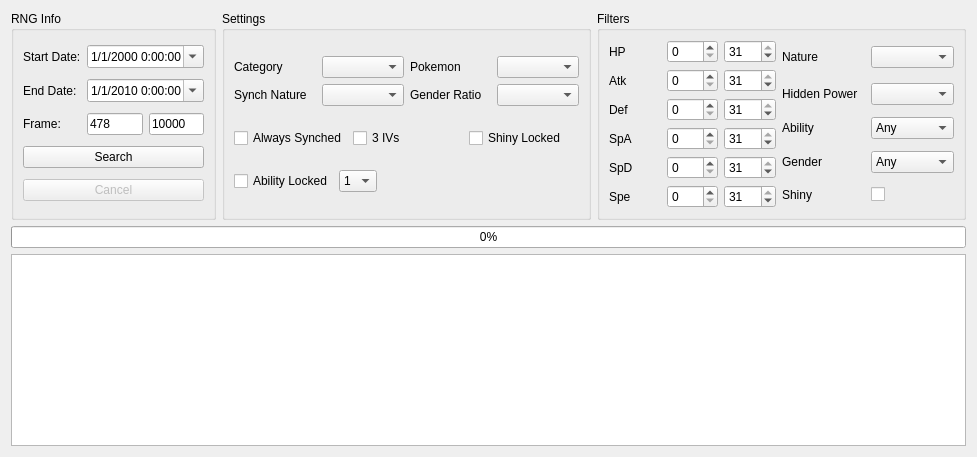
      <widget class="QWidget" name="tabStationary">
       <attribute name="title">
        <string>Stationary</string>
       </attribute>
       <layout class="QGridLayout" name="gridLayout_5">
        <item row="2" column="0" colspan="3">
         <widget class="QTableView" name="tableViewStationary">
          <property name="sizePolicy">
           <sizepolicy hsizetype="Expanding" vsizetype="Expanding">
            <horstretch>0</horstretch>
            <verstretch>1</verstretch>
           </sizepolicy>
          </property>
          <attribute name="horizontalHeaderDefaultSectionSize">
           <number>60</number>
          </attribute>
         </widget>
        </item>
        <item row="0" column="0">
         <widget class="QGroupBox" name="groupBoxStationaryRNGInfo">
          <property name="sizePolicy">
           <sizepolicy hsizetype="Preferred" vsizetype="Preferred">
            <horstretch>1</horstretch>
            <verstretch>1</verstretch>
           </sizepolicy>
          </property>
          <property name="title">
           <string>RNG Info</string>
          </property>
          <layout class="QGridLayout" name="gridLayout_8">
           <item row="0" column="0">
            <widget class="QLabel" name="labelStationaryStartDate">
             <property name="text">
              <string>Start Date:</string>
             </property>
            </widget>
           </item>
           <item row="1" column="0">
            <widget class="QLabel" name="labelStationaryEndDate">
             <property name="text">
              <string>End Date:</string>
             </property>
            </widget>
           </item>
           <item row="2" column="0">
            <widget class="QLabel" name="labelStationaryFrame">
             <property name="text">
              <string>Frame:</string>
             </property>
            </widget>
           </item>
           <item row="1" column="1" colspan="4">
            <widget class="QDateTimeEdit" name="dateTimeEditStationaryEndDate">
             <property name="dateTime">
              <datetime>
               <hour>0</hour>
               <minute>0</minute>
               <second>0</second>
               <year>2010</year>
               <month>1</month>
               <day>1</day>
              </datetime>
             </property>
             <property name="date">
              <date>
               <year>2010</year>
               <month>1</month>
               <day>1</day>
              </date>
             </property>
             <property name="time">
              <time>
               <hour>0</hour>
               <minute>0</minute>
               <second>0</second>
              </time>
             </property>
             <property name="maximumDateTime">
              <datetime>
               <hour>0</hour>
               <minute>0</minute>
               <second>0</second>
               <year>2100</year>
               <month>1</month>
               <day>1</day>
              </datetime>
             </property>
             <property name="minimumDateTime">
              <datetime>
               <hour>0</hour>
               <minute>0</minute>
               <second>0</second>
               <year>2000</year>
               <month>1</month>
               <day>1</day>
              </datetime>
             </property>
             <property name="maximumDate">
              <date>
               <year>2100</year>
               <month>1</month>
               <day>1</day>
              </date>
             </property>
             <property name="minimumDate">
              <date>
               <year>2000</year>
               <month>1</month>
               <day>1</day>
              </date>
             </property>
             <property name="maximumTime">
              <time>
               <hour>0</hour>
               <minute>0</minute>
               <second>0</second>
              </time>
             </property>
             <property name="minimumTime">
              <time>
               <hour>0</hour>
               <minute>0</minute>
               <second>0</second>
              </time>
             </property>
             <property name="displayFormat">
              <string>M/d/yyyy H:mm:ss</string>
             </property>
             <property name="calendarPopup">
              <bool>true</bool>
             </property>
             <property name="timeSpec">
              <enum>Qt::LocalTime</enum>
             </property>
            </widget>
           </item>
           <item row="2" column="1" colspan="2">
            <widget class="QLineEdit" name="lineEditStationaryStartFrame">
             <property name="text">
              <string notr="true">478</string>
             </property>
            </widget>
           </item>
           <item row="0" column="1" colspan="4">
            <widget class="QDateTimeEdit" name="dateTimeEditStationaryStartDate">
             <property name="dateTime">
              <datetime>
               <hour>0</hour>
               <minute>0</minute>
               <second>0</second>
               <year>2000</year>
               <month>1</month>
               <day>1</day>
              </datetime>
             </property>
             <property name="time">
              <time>
               <hour>0</hour>
               <minute>0</minute>
               <second>0</second>
              </time>
             </property>
             <property name="maximumDateTime">
              <datetime>
               <hour>0</hour>
               <minute>0</minute>
               <second>0</second>
               <year>2100</year>
               <month>1</month>
               <day>1</day>
              </datetime>
             </property>
             <property name="minimumDateTime">
              <datetime>
               <hour>0</hour>
               <minute>0</minute>
               <second>0</second>
               <year>2000</year>
               <month>1</month>
               <day>1</day>
              </datetime>
             </property>
             <property name="maximumDate">
              <date>
               <year>2100</year>
               <month>1</month>
               <day>1</day>
              </date>
             </property>
             <property name="minimumDate">
              <date>
               <year>2000</year>
               <month>1</month>
               <day>1</day>
              </date>
             </property>
             <property name="maximumTime">
              <time>
               <hour>0</hour>
               <minute>0</minute>
               <second>0</second>
              </time>
             </property>
             <property name="minimumTime">
              <time>
               <hour>0</hour>
               <minute>0</minute>
               <second>0</second>
              </time>
             </property>
             <property name="displayFormat">
              <string>M/d/yyyy H:mm:ss</string>
             </property>
             <property name="calendarPopup">
              <bool>true</bool>
             </property>
             <property name="timeSpec">
              <enum>Qt::LocalTime</enum>
             </property>
            </widget>
           </item>
           <item row="3" column="0" colspan="5">
            <widget class="QPushButton" name="pushButtonStationarySearch">
             <property name="text">
              <string>Search</string>
             </property>
            </widget>
           </item>
           <item row="2" column="3" colspan="2">
            <widget class="QLineEdit" name="lineEditStationaryEndFrame">
             <property name="text">
              <string notr="true">10000</string>
             </property>
            </widget>
           </item>
           <item row="4" column="0" colspan="5">
            <widget class="QPushButton" name="pushButtonStationaryCancel">
             <property name="enabled">
              <bool>false</bool>
             </property>
             <property name="text">
              <string>Cancel</string>
             </property>
            </widget>
           </item>
          </layout>
         </widget>
        </item>
        <item row="0" column="2">
         <widget class="QGroupBox" name="groupBoxStationaryFilter">
          <property name="sizePolicy">
           <sizepolicy hsizetype="Preferred" vsizetype="Preferred">
            <horstretch>2</horstretch>
            <verstretch>1</verstretch>
           </sizepolicy>
          </property>
          <property name="title">
           <string>Filters</string>
          </property>
          <layout class="QGridLayout" name="gridLayout_11">
           <item row="0" column="2">
            <widget class="QLabel" name="labelStationaryNature">
             <property name="frameShape">
              <enum>QFrame::NoFrame</enum>
             </property>
             <property name="text">
              <string>Nature</string>
             </property>
            </widget>
           </item>
           <item row="0" column="3">
            <widget class="QComboBox" name="comboBoxStationaryNature"/>
           </item>
           <item row="1" column="2">
            <widget class="QLabel" name="labelStationaryHiddenPower">
             <property name="text">
              <string>Hidden Power</string>
             </property>
            </widget>
           </item>
           <item row="1" column="3">
            <widget class="QComboBox" name="comboBoxStationaryHiddenPower"/>
           </item>
           <item row="2" column="2">
            <widget class="QLabel" name="labelStationaryAbility">
             <property name="text">
              <string>Ability</string>
             </property>
            </widget>
           </item>
           <item row="2" column="3">
            <widget class="QComboBox" name="comboBoxStationaryAbility">
             <item>
              <property name="text">
               <string>Any</string>
              </property>
             </item>
             <item>
              <property name="text">
               <string notr="true">1</string>
              </property>
             </item>
             <item>
              <property name="text">
               <string notr="true">2</string>
              </property>
             </item>
             <item>
              <property name="text">
               <string notr="true">H</string>
              </property>
             </item>
            </widget>
           </item>
           <item row="3" column="2">
            <widget class="QLabel" name="labelStationaryGender">
             <property name="text">
              <string>Gender</string>
             </property>
            </widget>
           </item>
           <item row="3" column="3">
            <widget class="QComboBox" name="comboBoxStationaryGender">
             <item>
              <property name="text">
               <string>Any</string>
              </property>
             </item>
             <item>
              <property name="text">
               <string notr="true">♂</string>
              </property>
             </item>
             <item>
              <property name="text">
               <string notr="true">♀</string>
              </property>
             </item>
            </widget>
           </item>
           <item row="4" column="2">
            <widget class="QLabel" name="labelStationaryShiny">
             <property name="text">
              <string>Shiny</string>
             </property>
            </widget>
           </item>
           <item row="4" column="3">
            <widget class="QCheckBox" name="checkBoxStationaryShiny">
             <property name="text">
              <string/>
             </property>
            </widget>
           </item>
           <item row="0" column="0" rowspan="5" colspan="2">
            <layout class="QGridLayout" name="gridLayout_10">
             <item row="0" column="2">
              <widget class="QSpinBox" name="spinBoxStationaryMaxHP">
               <property name="maximum">
                <number>31</number>
               </property>
               <property name="value">
                <number>31</number>
               </property>
              </widget>
             </item>
             <item row="4" column="0">
              <widget class="QLabel" name="labelStationarySpD">
               <property name="text">
                <string>SpD</string>
               </property>
              </widget>
             </item>
             <item row="5" column="2">
              <widget class="QSpinBox" name="spinBoxStationaryMaxSpe">
               <property name="maximum">
                <number>31</number>
               </property>
               <property name="value">
                <number>31</number>
               </property>
              </widget>
             </item>
             <item row="1" column="2">
              <widget class="QSpinBox" name="spinBoxStationaryMaxAtk">
               <property name="maximum">
                <number>31</number>
               </property>
               <property name="value">
                <number>31</number>
               </property>
              </widget>
             </item>
             <item row="2" column="1">
              <widget class="QSpinBox" name="spinBoxStationaryMinDef">
               <property name="maximum">
                <number>31</number>
               </property>
              </widget>
             </item>
             <item row="3" column="2">
              <widget class="QSpinBox" name="spinBoxStationaryMaxSpA">
               <property name="maximum">
                <number>31</number>
               </property>
               <property name="value">
                <number>31</number>
               </property>
              </widget>
             </item>
             <item row="0" column="0">
              <widget class="QLabel" name="labelStationaryHP">
               <property name="text">
                <string>HP</string>
               </property>
              </widget>
             </item>
             <item row="4" column="1">
              <widget class="QSpinBox" name="spinBoxStationaryMinSpD">
               <property name="maximum">
                <number>31</number>
               </property>
              </widget>
             </item>
             <item row="0" column="1">
              <widget class="QSpinBox" name="spinBoxStationaryMinHP">
               <property name="maximum">
                <number>31</number>
               </property>
              </widget>
             </item>
             <item row="1" column="0">
              <widget class="QLabel" name="labelStationaryAtk">
               <property name="text">
                <string>Atk</string>
               </property>
              </widget>
             </item>
             <item row="1" column="1">
              <widget class="QSpinBox" name="spinBoxStationaryMinAtk">
               <property name="maximum">
                <number>31</number>
               </property>
              </widget>
             </item>
             <item row="2" column="0">
              <widget class="QLabel" name="labelStationaryDef">
               <property name="text">
                <string>Def</string>
               </property>
              </widget>
             </item>
             <item row="2" column="2">
              <widget class="QSpinBox" name="spinBoxStationaryMaxDef">
               <property name="maximum">
                <number>31</number>
               </property>
               <property name="value">
                <number>31</number>
               </property>
              </widget>
             </item>
             <item row="5" column="1">
              <widget class="QSpinBox" name="spinBoxStationaryMinSpe">
               <property name="maximum">
                <number>31</number>
               </property>
              </widget>
             </item>
             <item row="5" column="0">
              <widget class="QLabel" name="labelStationarySpe">
               <property name="text">
                <string>Spe</string>
               </property>
              </widget>
             </item>
             <item row="4" column="2">
              <widget class="QSpinBox" name="spinBoxStationaryMaxSpD">
               <property name="maximum">
                <number>31</number>
               </property>
               <property name="value">
                <number>31</number>
               </property>
              </widget>
             </item>
             <item row="3" column="0">
              <widget class="QLabel" name="labelStationarySpA">
               <property name="text">
                <string>SpA</string>
               </property>
              </widget>
             </item>
             <item row="3" column="1">
              <widget class="QSpinBox" name="spinBoxStationaryMinSpA">
               <property name="maximum">
                <number>31</number>
               </property>
              </widget>
             </item>
            </layout>
           </item>
          </layout>
         </widget>
        </item>
        <item row="1" column="0" colspan="3">
         <widget class="QProgressBar" name="progressBarStationary">
          <property name="value">
           <number>0</number>
          </property>
         </widget>
        </item>
        <item row="0" column="1">
         <widget class="QGroupBox" name="groupBoxStationarySettings">
          <property name="sizePolicy">
           <sizepolicy hsizetype="Preferred" vsizetype="Preferred">
            <horstretch>2</horstretch>
            <verstretch>1</verstretch>
           </sizepolicy>
          </property>
          <property name="title">
           <string>Settings</string>
          </property>
          <layout class="QGridLayout" name="gridLayout_14">
           <item row="2" column="1">
            <widget class="QComboBox" name="comboBoxStationaryAbilityLock">
             <item>
              <property name="text">
               <string notr="true">1</string>
              </property>
             </item>
             <item>
              <property name="text">
               <string notr="true">2</string>
              </property>
             </item>
             <item>
              <property name="text">
               <string notr="true">H</string>
              </property>
             </item>
            </widget>
           </item>
           <item row="2" column="0">
            <widget class="QCheckBox" name="checkBoxStationaryAbilityLock">
             <property name="text">
              <string>Ability Locked</string>
             </property>
            </widget>
           </item>
           <item row="2" column="2">
            <spacer name="horizontalSpacer">
             <property name="orientation">
              <enum>Qt::Horizontal</enum>
             </property>
             <property name="sizeHint" stdset="0">
              <size>
               <width>40</width>
               <height>20</height>
              </size>
             </property>
            </spacer>
           </item>
           <item row="1" column="0" colspan="3">
            <layout class="QGridLayout" name="gridLayout_13">
             <item row="0" column="0">
              <widget class="QCheckBox" name="checkBoxStationaryAlwaysSynch">
               <property name="text">
                <string>Always Synched</string>
               </property>
              </widget>
             </item>
             <item row="0" column="1">
              <widget class="QCheckBox" name="checkBoxStationary3IVs">
               <property name="text">
                <string>3 IVs</string>
               </property>
              </widget>
             </item>
             <item row="0" column="2">
              <widget class="QCheckBox" name="checkBoxStationaryShinyLock">
               <property name="text">
                <string>Shiny Locked</string>
               </property>
              </widget>
             </item>
            </layout>
           </item>
           <item row="0" column="0" colspan="3">
            <layout class="QGridLayout" name="gridLayout_12">
             <item row="0" column="0">
              <widget class="QLabel" name="labelStationaryCategory">
               <property name="text">
                <string>Category</string>
               </property>
              </widget>
             </item>
             <item row="0" column="1">
              <widget class="QComboBox" name="comboBoxStationaryCategory"/>
             </item>
             <item row="0" column="2">
              <widget class="QLabel" name="labelStationaryPokemon">
               <property name="text">
                <string>Pokemon</string>
               </property>
              </widget>
             </item>
             <item row="0" column="3">
              <widget class="QComboBox" name="comboBoxStationaryPokemon"/>
             </item>
             <item row="1" column="0">
              <widget class="QLabel" name="labelStationarySynchNature">
               <property name="text">
                <string>Synch Nature</string>
               </property>
              </widget>
             </item>
             <item row="1" column="1">
              <widget class="QComboBox" name="comboBoxStationarySynchNature"/>
             </item>
             <item row="1" column="2">
              <widget class="QLabel" name="labelStationaryGenderRatio">
               <property name="text">
                <string>Gender Ratio</string>
               </property>
              </widget>
             </item>
             <item row="1" column="3">
              <widget class="QComboBox" name="comboBoxStationaryGenderRatio"/>
             </item>
            </layout>
           </item>
          </layout>
         </widget>
        </item>
       </layout>
      </widget>
